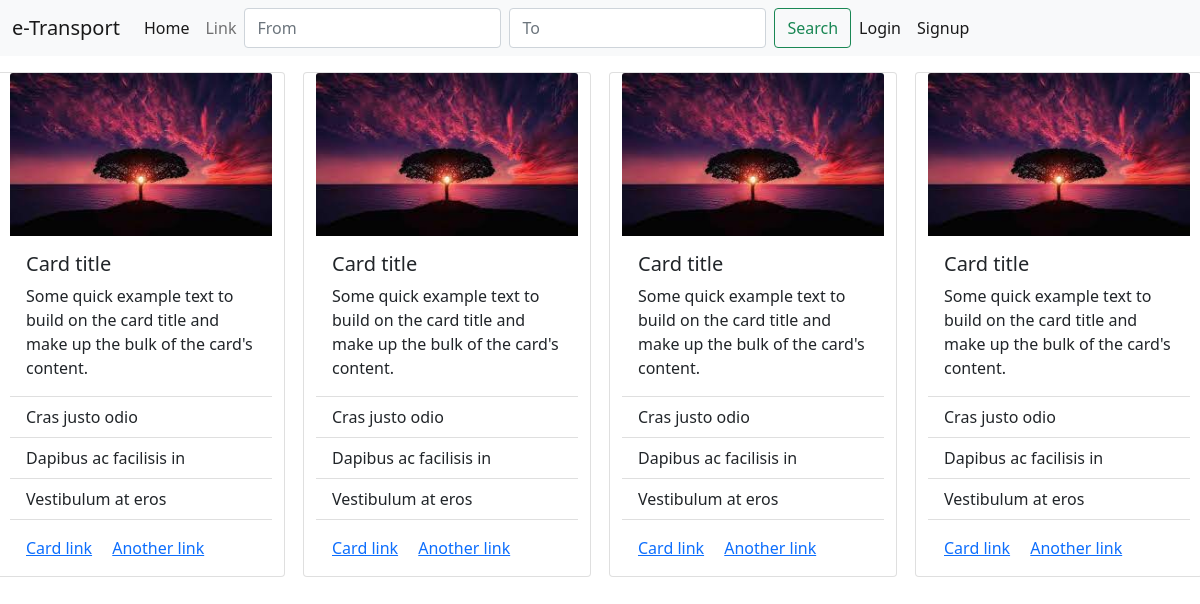
Before: / with the older database file.
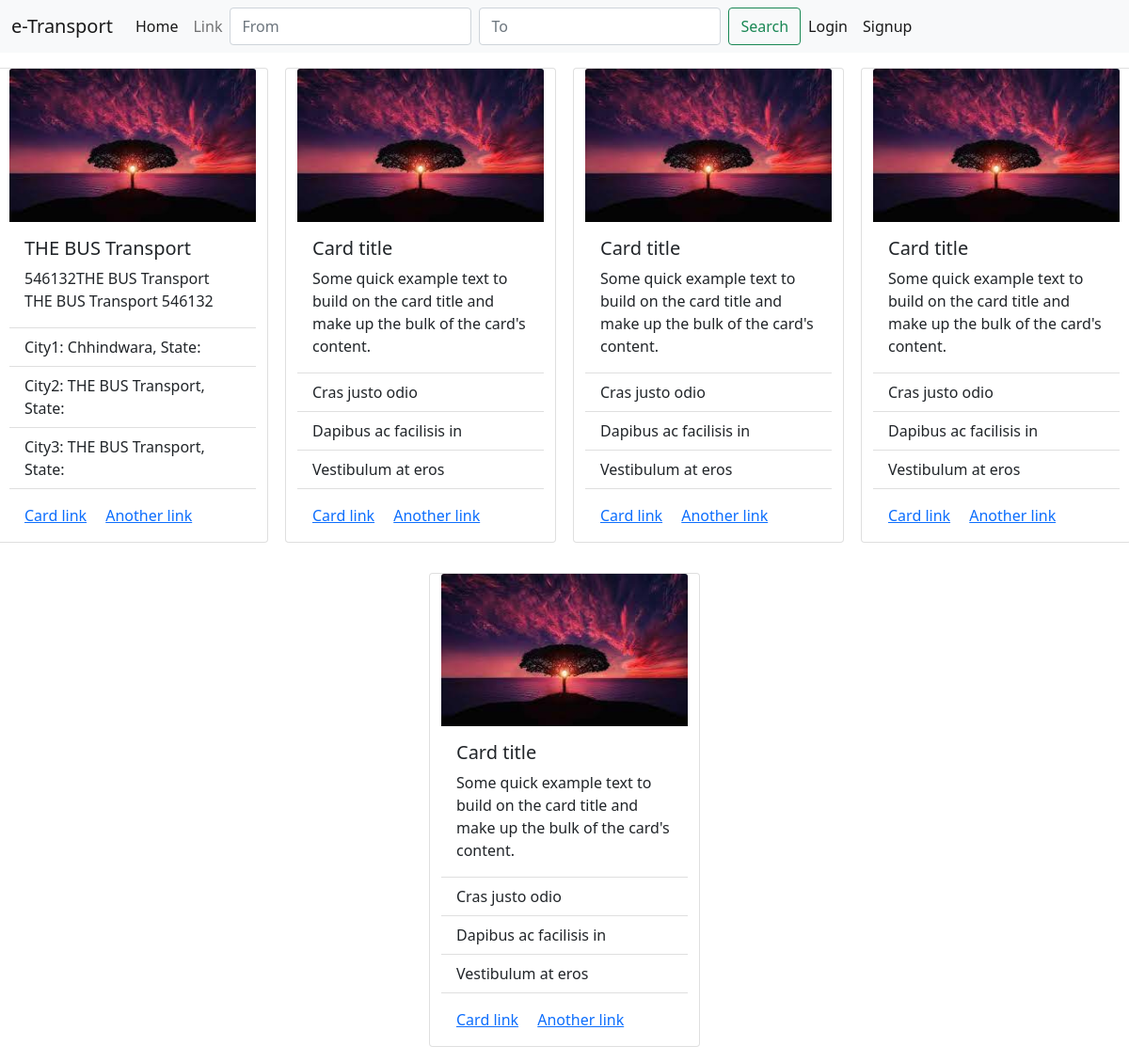
After: the same page with the newer database file.
### dealer/models.py (models this page shows, shortened)
class Drivers_Form(models.Model):
    username = models.CharField(blank=True, max_length=50)
    name = models.CharField(blank=True, max_length=50)
    email = models.CharField(blank=True, max_length=50)
    age = models.IntegerField(blank=True)
    contact = models.IntegerField(blank=True)
    truck_number = models.CharField(blank=True, max_length=16)
    truck_capacity = models.IntegerField(blank=True)
    transporter_name = models.CharField(blank=True, max_length=50)
    driving_experience = models.IntegerField(blank=True)
    city1 = models.CharField(blank=True, max_length=20)
    state1 = models.CharField(blank=True, max_length=20)
    city2 = models.CharField(blank=True, max_length=20)
    state2 = models.CharField(blank=True, max_length=20)
    city3 = models.CharField(blank=True, max_length=20)
    state3 = models.CharField(blank=True, max_length=20)

### dealer/views.py (the view)
# urls.py: path('', views.home, name="home"),
def home(request):
    all_vechicle = Drivers_Form.objects.all()
    context = {"all_vechicle": all_vechicle}
    return render(request, 'dealer/home.html', context)

### dealer/templates/dealer/home.html (shortened to what this page needs)
{% extends 'dealer/base.html' %}
{% block body %}
<div class="justify-content-md-center">
    <div class="row">
      {% for vechile in all_vechicle %}
        <div class="card col-sm-6 col-lg-3  mx-auto my-3" style="width: 18rem;">
            <img class="card-img-top"
                alt="Card image cap">
            <div class="card-body">
                <h5 class="card-title">{{vechile.transporter_name}}</h5>
                <p class="card-text">{{vechile.truck_number}}{{vechile.transporter_name}}
                    {{vechile.transporter_name}}
                    {{vechile.truck_number}}
                </p>
            </div>
            <ul class="list-group list-group-flush">
                <li class="list-group-item">City1: {{vechile.city1}}, State: {{vechile.sate1}}</li>
                <li class="list-group-item">City2: {{vechile.transporter_name}}, State: {{vechile.sate2}}</li>
                <li class="list-group-item">City3: {{vechile.transporter_name}}, State: {{vechile.sate2}}</li>
            </ul>
            <div class="card-body">
                <a href="#" class="card-link">Card link</a>
                <a href="#" class="card-link">Another link</a>
            </div>
        </div>
      {% endfor %}
        <div class="card col-sm-6 col-lg-3  mx-auto my-3" style="width: 18rem;">
            <img class="card-img-top"
                alt="Card image cap">
            <div class="card-body">
                <h5 class="card-title">Card title</h5>
                <p class="card-text">Some quick example text to build on the card title and make up the bulk of the
                    card's
                    content.</p>
            </div>
            <ul class="list-group list-group-flush">
                <li class="list-group-item">Cras justo odio</li>
                <li class="list-group-item">Dapibus ac facilisis in</li>
                <li class="list-group-item">Vestibulum at eros</li>
            </ul>
            <div class="card-body">
                <a href="#" class="card-link">Card link</a>
                <a href="#" class="card-link">Another link</a>
            </div>
        </div>
        <div class="card col-sm-6 col-lg-3  mx-auto my-3" style="width: 18rem;">
            <img class="card-img-top"
                alt="Card image cap">
            <div class="card-body">
                <h5 class="card-title">Card title</h5>
                <p class="card-text">Some quick example text to build on the card title and make up the bulk of the
                    card's
                    content.</p>
            </div>
            <ul class="list-group list-group-flush">
                <li class="list-group-item">Cras justo odio</li>
                <li class="list-group-item">Dapibus ac facilisis in</li>
                <li class="list-group-item">Vestibulum at eros</li>
            </ul>
            <div class="card-body">
                <a href="#" class="card-link">Card link</a>
                <a href="#" class="card-link">Another link</a>
            </div>
        </div>
        <div class="card col-sm-6 col-lg-3 mx-auto my-3" style="width: 18rem;">
            <img class="card-img-top"
                alt="Card image cap">
            <div class="card-body">
                <h5 class="card-title">Card title</h5>
                <p class="card-text">Some quick example text to build on the card title and make up the bulk of the
                    card's
                    content.</p>
            </div>
            <ul class="list-group list-group-flush">
                <li class="list-group-item">Cras justo odio</li>
                <li class="list-group-item">Dapibus ac facilisis in</li>
                <li class="list-group-item">Vestibulum at eros</li>
            </ul>
            <div class="card-body">
                <a href="#" class="card-link">Card link</a>
                <a href="#" class="card-link">Another link</a>
            </div>
        </div>
        <div class="card col-sm-6 col-lg-3  mx-auto my-3" style="width: 18rem;">
            <img class="card-img-top"
                alt="Card image cap">
            <div class="card-body">
                <h5 class="card-title">Card title</h5>
                <p class="card-text">Some quick example text to build on the card title and make up the bulk of the
                    card's
                    content.</p>
            </div>
            <ul class="list-group list-group-flush">
                <li class="list-group-item">Cras justo odio</li>
                <li class="list-group-item">Dapibus ac facilisis in</li>
                <li class="list-group-item">Vestibulum at eros</li>
            </ul>
            <div class="card-body">
                <a href="#" class="card-link">Card link</a>
                <a href="#" class="card-link">Another link</a>
            </div>
        </div>
    </div>
</div>
{% endblock %}

### dealer/templates/dealer/base.html (shortened to what this page needs)
<!doctype html>
<html lang="en">
<head>
  <link href="https://cdn.jsdelivr.net/npm/bootstrap@5.1.3/dist/css/bootstrap.min.css" rel="stylesheet"
>
</head>
<body>
  <nav class="navbar navbar-expand-lg navbar-light bg-light">
    <div class="container-fluid">
      <a class="navbar-brand" href="#">e-Transport</a>
      <div class="collapse navbar-collapse" id="navbarSupportedContent">
        <ul class="navbar-nav me-auto mb-2 mb-lg-0">
          <li class="nav-item">
            <a class="nav-link active" aria-current="page" href="{% url 'home' %}">Home</a>
          </li>
          <li class="nav-item">
            <a class="nav-link" href="#">Link</a>
          </li>
          <form class="d-flex">
            <input class="form-control me-2" type="search" placeholder="From" aria-label="Search" required>
            <input class="form-control me-2" type="search" placeholder="To" aria-label="Search" required>
            <button class="btn btn-outline-success" type="submit">Search</button>
          </form>
          {% if user.is_authenticated %}
          <li class="nav-item">
            <a class="nav-link active" aria-current="page">{{user}}</a>
          </li>
          <li class="nav-item">
            <a class="nav-link active" aria-current="page" href="{% url 'logout' %}">Logout</a>
          </li>
          {% else %}
          <li class="nav-item">
            <a class="nav-link active" aria-current="page" href="{% url 'login' %}">Login</a>
          </li>
          <li class="nav-item">
            <a class="nav-link active" aria-current="page" href="{% url 'dealer-form' %}">Signup</a>
          </li>
          {% endif %}
      </div>
    </div>
  </nav>
  {% block body %}
  {% endblock %}
</body>
</html>

Changed rows visible on the page:
added Drivers_Form: transporter_name "THE BUS Transport", truck_number "546132", city1 "Chhindwara"
